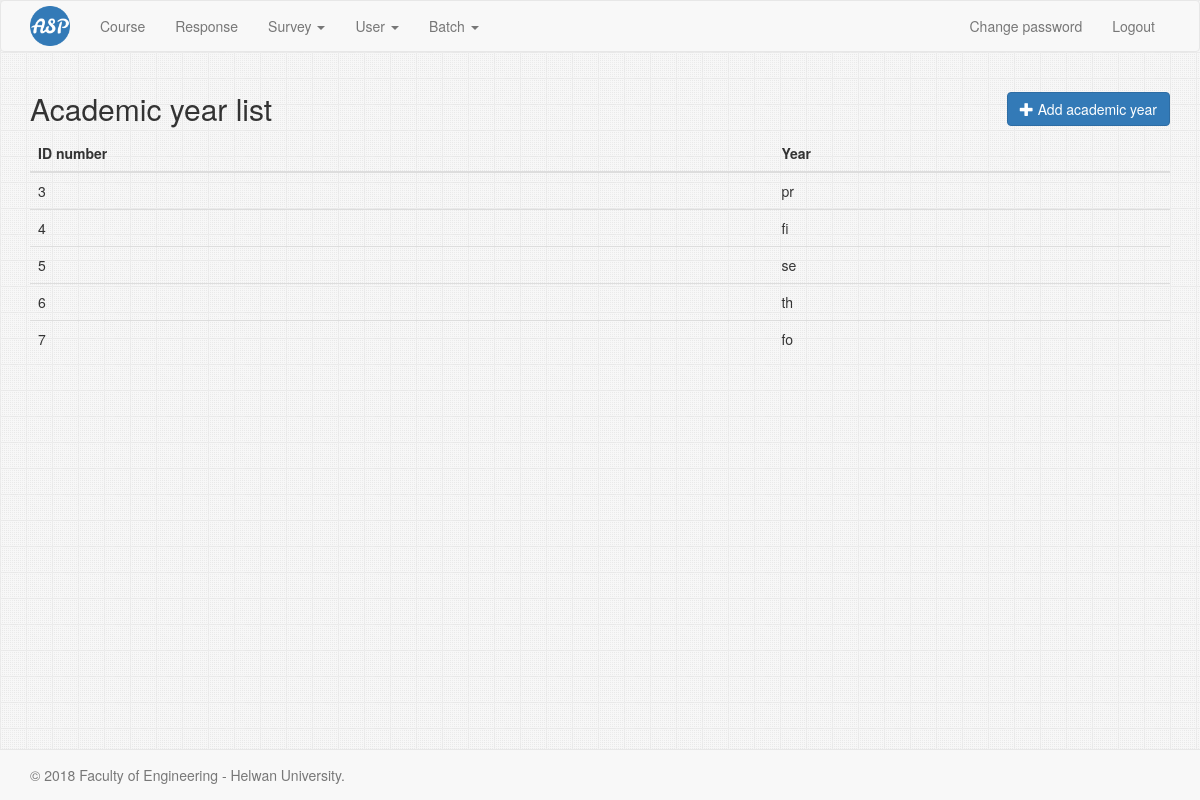
/academic_year/list (signed in), run on the app's committed database.
### AcademicYear/models.py (models this page shows, shortened)
class AcademicYear(models.Model):
    year = models.CharField(
        max_length=2,
        choices=YEAR_CHOICES,
        default=PREPARATORY,
        unique=True,
    )

### AcademicYear/views.py (the view)
@method_decorator([login_required, admin_required], name='dispatch')
class AcademicYearList(ListView):
    model = AcademicYear
    template_name = 'AcademicYear/academic_year_list.html'

### AcademicYear/templates/AcademicYear/academic_year_list.html (shortened to what this page needs)
{% extends 'base.html' %}
{% block content %}
    <h2>
        Academic year list
        <a href="{% url 'academic_year:create' %}" class="btn btn-primary pull-right">
            <span class="glyphicon glyphicon-plus"></span> Add academic year
        </a>
    </h2>
    <table class="table table-hover">
        <thead>
        <tr>
            <th>ID number</th>
            <th>Year</th>
        </tr>
        </thead>
        <tbody data-link="row" class="rowlink">
        {% for academic_year in academicyear_list %}
            <tr>
                <td><a href="{% url 'academic_year:read' academic_year.id %}">{{ academic_year.id }}</a></td>
                <td>{{ academic_year.year }}</td>
            </tr>
        {% empty %}
            <tr>
                <td colspan="6" class="text-center">No result</td>
            </tr>
        {% endfor %}
        </tbody>
    </table>
{% endblock %}

### common-static/css/main.css (style rules this page uses)
html { position: relative; min-height: 100%; }
body { margin-bottom: 60px; }

### data on the page
AcademicYear: id "3", year "pr"
AcademicYear: id "4", year "fi"
AcademicYear: id "5", year "se"
AcademicYear: id "6", year "th"
AcademicYear: id "7", year "fo"
